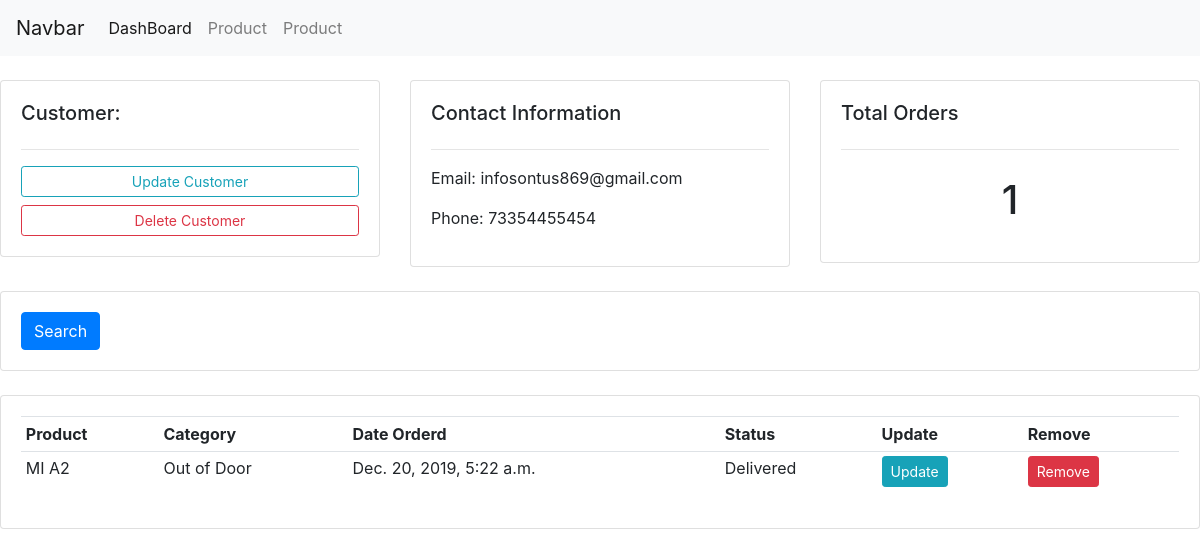
/customer/4/, run on the app's committed database.
### ecommerceapp/models.py (models this page shows, shortened)
class customer(models.Model):
    name = models.CharField(max_length=200, null=True)
    phone = models.CharField(max_length=200, null=True)
    email = models.CharField(max_length=200, null=True)
    address = models.TextField(blank=True)
    created_date = models.DateTimeField(auto_now_add=True, null=True)

class Order(models.Model):
    STATUS = (
    ('Pending', 'Pending'),
    ('Out of Delivery', 'Out of Delivery'),
    ('Delivered', 'Delivered'),
    )
    customer = models.ForeignKey(customer, null=True, on_delete= models.SET_NULL)
    product = models.ForeignKey(product, null=True, on_delete = models.SET_NULL)
    date_created = models.DateTimeField(auto_now_add=True, null=True)
    status = models.CharField(max_length=200, null=True, choices=STATUS)

class product(models.Model):
    CATEGORY = (
     ('Indoor', 'Indoor'),
     ('Out of Door', 'Out of Door'),
    )
    product_name = models.CharField(max_length=200, null=True)
    product_price = models.FloatField(null=True)
    category = models.CharField(max_length=200, null=True, choices=CATEGORY)
    description = models.CharField(max_length=200, blank=True)
    date_created = models.DateTimeField(auto_now_add=True, null=True)
    tags = models.ManyToManyField(Tag)

### ecommerceapp/views.py (the view)
# urls.py: path('customer/<str:pk>/', views.customers, name='customers'),
def customers(request, pk):
    Customers = customer.objects.get(id=pk)
    orders = Customers.order_set.all()
    order_count = orders.count()
    context = { 'Customers': Customers, 'orders':orders, 'order_count':order_count }
    return render(request, 'product/customer.html', context)

### ecommerceapp/templates/product/customer.html
{% extends 'product/base.html' %}
{% block body %}
	<br>
<div class="row">
	<div class="col-md">
		<div class="card card-body">
			<h5>Customer:</h5>
			<hr>
			<a class="btn btn-outline-info  btn-sm btn-block" href="">Update Customer</a>
			<a class="btn btn-outline-danger  btn-sm btn-block" href="">Delete Customer</a>
		</div>
	</div>
	<div class="col-md">
		<div class="card card-body">
			<h5>Contact Information</h5>
			<hr>
			<p>Email: {{Customers.email}}</p>
			<p>Phone: {{Customers.phone}}</p>
		</div>
	</div>
	<div class="col-md">
		<div class="card card-body">
			<h5>Total Orders</h5>
			<hr>
			<h1 style="text-align: center;padding: 10px">{{order_count}}</h1>
		</div>
	</div>
</div>
<br>
<div class="row">
	<div class="col">
		<div class="card card-body">
			<form method="get">
		    <button class="btn btn-primary" type="submit">Search</button>
		  </form>
		</div>
	</div>
</div>
<br>
<div class="row">
	<div class="col-md">
		<div class="card card-body">
			<table class="table table-sm">
				<tr>
					<th>Product</th>
					<th>Category</th>
					<th>Date Orderd</th>
					<th>Status</th>
					<th>Update</th>
					<th>Remove</th>
				</tr>
				{% for order in orders %}
				<tr>
					<td>{{order.product.product_name}}</td>
					<td>{{order.product.category}}</td>
					<td>{{order.date_created}}</td>
					<td>{{order.status}}</td>
					<td><a class="btn btn-sm btn-info" href="">Update</a></td>
					<td><a class="btn btn-sm btn-danger" href="">Remove</a></td>
				</tr>
				{% endfor %}
			</table>
		</div>
	</div>
</div>
{% endblock %}

### ecommerceapp/static/css/style.css (style rules this page uses)
* { margin: 0; padding: 0; }

### data on the page
customer: email "infosontus869@gmail.com", phone "73354455454"
Order: product.product_name "MI A2", product.category "Out of Door", date_created "Dec. 20, 2019, 5:22 a.m.", status "Delivered"

### other printed values
{{ order_count }} "1"
